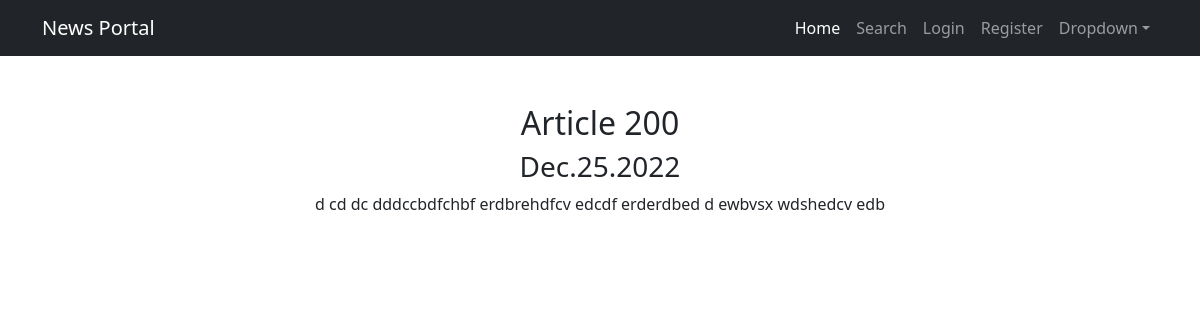
/news/171/, run on the app's committed database.
### news/models.py (models this page shows, shortened)
class Post(models.Model):
    author = models.ForeignKey(Author, on_delete=models.CASCADE)
    post_type = models.CharField(max_length=1, choices=[
                                     ('N', 'news'),
                                     ('A', 'article')
                                 ], default='N')
    date = models.DateTimeField(auto_now_add=True)
    category = models.ManyToManyField(Category, through='PostCategory', related_query_name='post')
    title = models.CharField(max_length=255)
    text = models.TextField()
    rating = models.PositiveIntegerField()

### news/views.py (the view)
# urls.py: path('news/<int:pk>/', views.PostDetailView.as_view(), name='post_detail'),
class PostDetailView(DetailView):
    model = Post
    def get_object(self, *args, **kwargs):
        obj = cache.get(f'post-{self.kwargs["pk"]}', None)
        if not obj:
            obj = super().get_object(queryset=self.queryset)
            cache.set(f'post-{self.kwargs["pk"]}', obj)
        return obj

### news/templatetags/custom_filters.py (called while the page is built)
@register.filter()
def censor(s):
    words = s.split(' ')
    for word_num in range(len(words)):
        if words[word_num].lower() in censored_list:
            if type(words[word_num]) is not str:
                raise TypeError('Censored word must be a string')
            for sym_num in range(1, len(words[word_num])):
                words[word_num] = words[word_num].replace(words[word_num][sym_num], "*")
    s = ' '.join(words)
    return s

### templates/news/post_detail.html (shortened to what this page needs)
{% extends 'news/default.html' %}
{% load custom_filters %}
{% block content %}
    <div>
        <h2>{{ post.title|censor }}</h2>
        <h3>{{ post.date|date:'M.d.Y' }}</h3>
        <p>{{ post.text|censor }}
    </div>
{% endblock content %}

### data on the page
Post: title|censor "Article 200", date "Dec.25.2022", text|censor "d cd dc dddccbdfchbf erdbrehdfcv edcdf erderdbed d ewbvsx wdshedcv edb"
